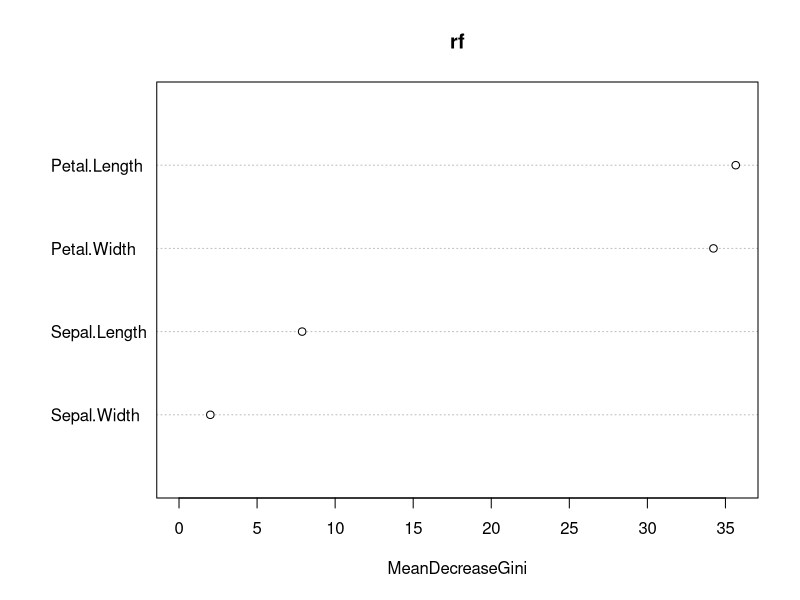
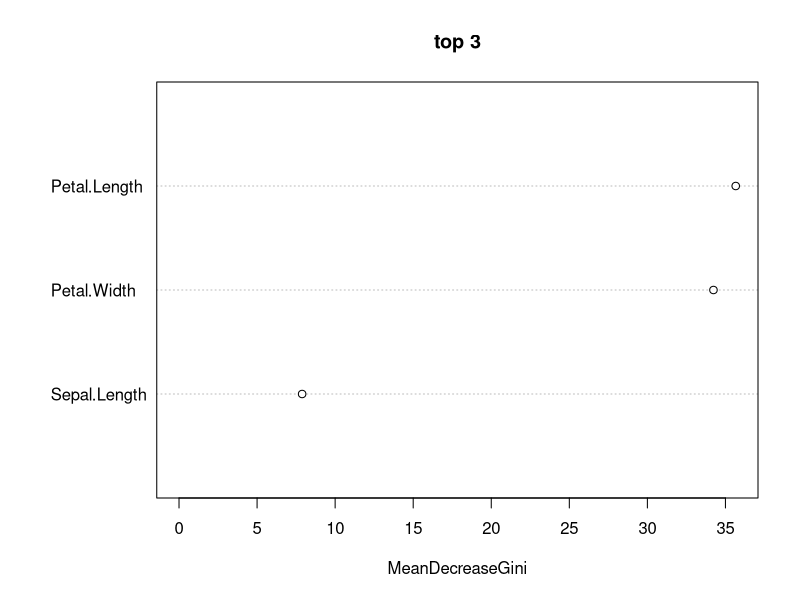
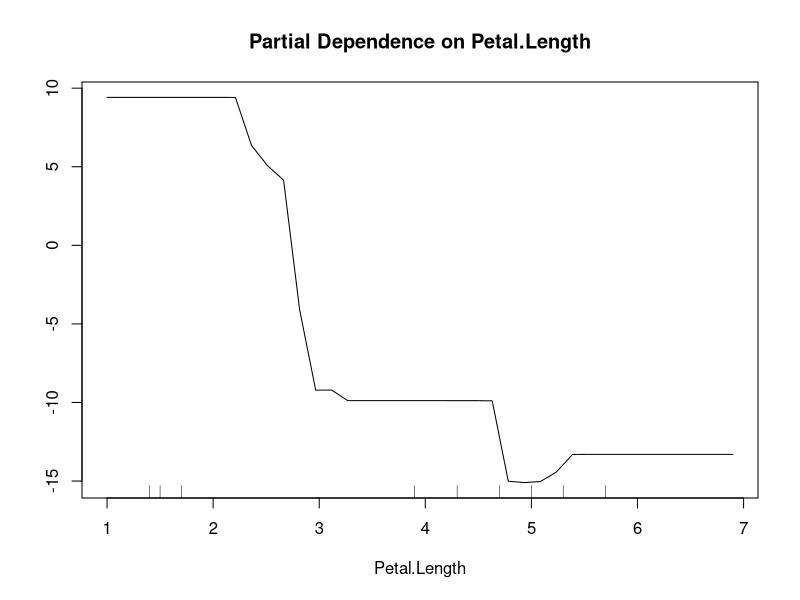
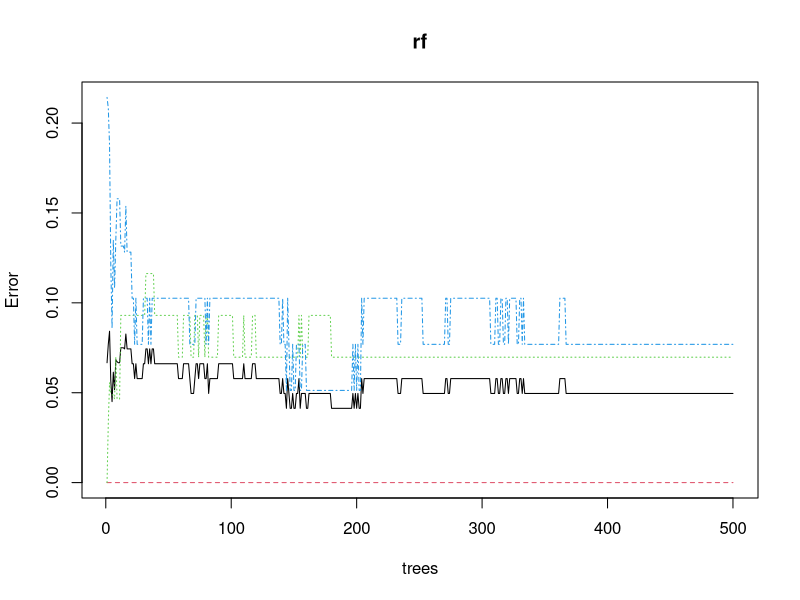
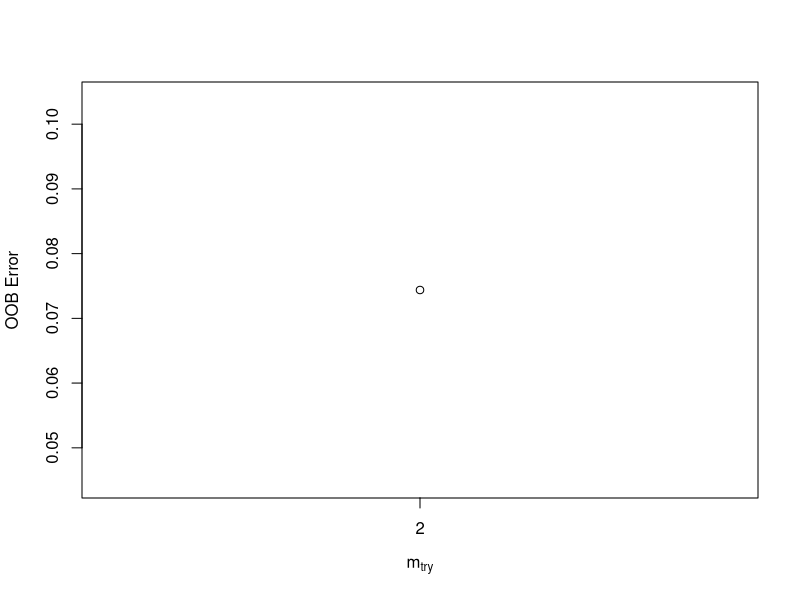
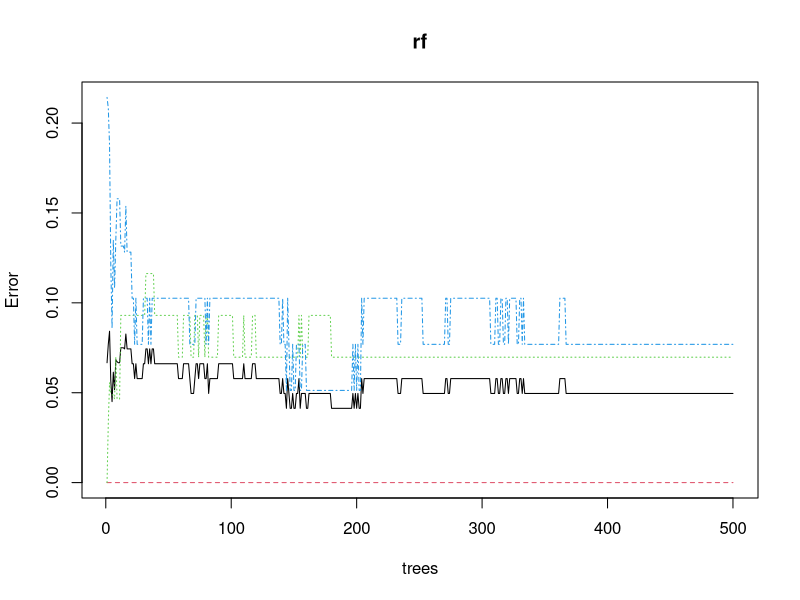

The R source for these figures, in order:
#Random_Forest
data("iris") 
attach(iris)
str(iris)
#Data Partition
set.seed(123)
ind<-sample(2,nrow(iris),replace=T,prob = c(0.8,0.2))
train<-iris[ind==1,]
test<-iris[ind==2,]
#Random Forest 
library(randomForest)
set.seed(222)
rf<-randomForest(Species~.,data = train)
print(rf)
#Prediction and Confusion Matrix on Training Data
rf$confusion
attributes(rf)
p1<-predict(rf,train)
p1
library(caret)
library(e1071)
confusionMatrix(p1,train$Species)
#OOB
p2<-predict(rf,test)
confusionMatrix(p2,test$Species)
#Variable Importance
varImpPlot(rf)
varImpPlot(rf,sort=T,n.var = 3,main="top 3")
importance(rf)

#Partial Dependence plot 
partialPlot(rf,train,Petal.Length,"setosa")
plot(rf)
t<-tuneRF(train[,-5],train[,5],stepFactor = 1,plot = TRUE,ntreeTry = 350,trace = TRUE,improve = 0.05)
plot(rf)
